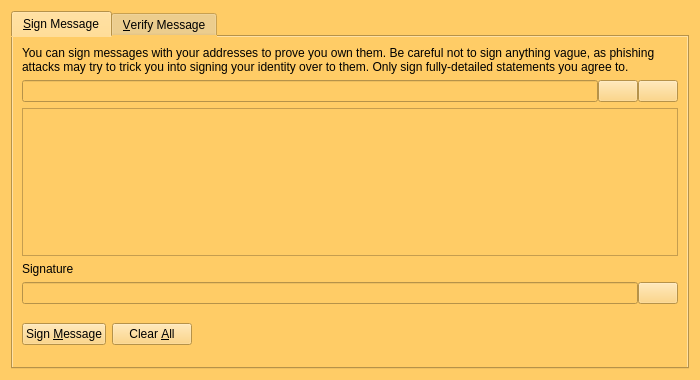
<?xml version="1.0" encoding="UTF-8"?>
<ui version="4.0">
 <class>SignVerifyMessageDialog</class>
 <widget class="QDialog" name="SignVerifyMessageDialog">
  <property name="geometry">
   <rect>
    <x>0</x>
    <y>0</y>
    <width>700</width>
    <height>380</height>
   </rect>
  </property>
  <property name="windowTitle">
   <string>Signatures - Sign / Verify a Message</string>
  </property>
  <property name="styleSheet">
   <string notr="true">background-color: rgb(255, 204, 102);
alternate-background-color: rgb(255, 204, 102);</string>
  </property>
  <property name="modal">
   <bool>true</bool>
  </property>
  <layout class="QVBoxLayout" name="verticalLayout">
   <item>
    <widget class="QTabWidget" name="tabWidget">
     <property name="currentIndex">
      <number>0</number>
     </property>
     <widget class="QWidget" name="tabSignMessage">
      <attribute name="title">
       <string>&amp;Sign Message</string>
      </attribute>
      <layout class="QVBoxLayout" name="verticalLayout_SM">
       <item>
        <widget class="QLabel" name="infoLabel_SM">
         <property name="text">
          <string>You can sign messages with your addresses to prove you own them. Be careful not to sign anything vague, as phishing attacks may try to trick you into signing your identity over to them. Only sign fully-detailed statements you agree to.</string>
         </property>
         <property name="textFormat">
          <enum>Qt::PlainText</enum>
         </property>
         <property name="wordWrap">
          <bool>true</bool>
         </property>
        </widget>
       </item>
       <item>
        <layout class="QHBoxLayout" name="horizontalLayout_1_SM">
         <property name="spacing">
          <number>0</number>
         </property>
         <item>
          <widget class="QValidatedLineEdit" name="addressIn_SM">
           <property name="toolTip">
            <string>The address to sign the message with (e.g. Ler4HNAEfwYhBmGXcFP2Po1NpRUEiK8km2)</string>
           </property>
           <property name="maxLength">
            <number>34</number>
           </property>
          </widget>
         </item>
         <item>
          <widget class="QPushButton" name="addressBookButton_SM">
           <property name="toolTip">
            <string>Choose an address from the address book</string>
           </property>
           <property name="text">
            <string/>
           </property>
           <property name="icon">
            <iconset resource="../bitcoin.qrc">
             <normaloff>:/icons/address-book</normaloff>:/icons/address-book</iconset>
           </property>
           <property name="shortcut">
            <string>Alt+A</string>
           </property>
           <property name="autoDefault">
            <bool>false</bool>
           </property>
          </widget>
         </item>
         <item>
          <widget class="QPushButton" name="pasteButton_SM">
           <property name="toolTip">
            <string>Paste address from clipboard</string>
           </property>
           <property name="text">
            <string/>
           </property>
           <property name="icon">
            <iconset resource="../bitcoin.qrc">
             <normaloff>:/icons/editpaste</normaloff>:/icons/editpaste</iconset>
           </property>
           <property name="shortcut">
            <string>Alt+P</string>
           </property>
           <property name="autoDefault">
            <bool>false</bool>
           </property>
          </widget>
         </item>
        </layout>
       </item>
       <item>
        <widget class="QPlainTextEdit" name="messageIn_SM">
         <property name="toolTip">
          <string>Enter the message you want to sign here</string>
         </property>
        </widget>
       </item>
       <item>
        <widget class="QLabel" name="signatureLabel_SM">
         <property name="text">
          <string>Signature</string>
         </property>
         <property name="textFormat">
          <enum>Qt::PlainText</enum>
         </property>
        </widget>
       </item>
       <item>
        <layout class="QHBoxLayout" name="horizontalLayout_2_SM">
         <property name="spacing">
          <number>0</number>
         </property>
         <item>
          <widget class="QLineEdit" name="signatureOut_SM">
           <property name="font">
            <font>
             <italic>true</italic>
            </font>
           </property>
           <property name="readOnly">
            <bool>true</bool>
           </property>
          </widget>
         </item>
         <item>
          <widget class="QPushButton" name="copySignatureButton_SM">
           <property name="toolTip">
            <string>Copy the current signature to the system clipboard</string>
           </property>
           <property name="text">
            <string/>
           </property>
           <property name="icon">
            <iconset resource="../bitcoin.qrc">
             <normaloff>:/icons/editcopy</normaloff>:/icons/editcopy</iconset>
           </property>
           <property name="autoDefault">
            <bool>false</bool>
           </property>
          </widget>
         </item>
        </layout>
       </item>
       <item>
        <layout class="QHBoxLayout" name="horizontalLayout_3_SM">
         <item>
          <widget class="QPushButton" name="signMessageButton_SM">
           <property name="toolTip">
            <string>Sign the message to prove you own this Caishen address</string>
           </property>
           <property name="text">
            <string>Sign &amp;Message</string>
           </property>
           <property name="icon">
            <iconset resource="../bitcoin.qrc">
             <normaloff>:/icons/edit</normaloff>:/icons/edit</iconset>
           </property>
           <property name="autoDefault">
            <bool>false</bool>
           </property>
          </widget>
         </item>
         <item>
          <widget class="QPushButton" name="clearButton_SM">
           <property name="toolTip">
            <string>Reset all sign message fields</string>
           </property>
           <property name="text">
            <string>Clear &amp;All</string>
           </property>
           <property name="icon">
            <iconset resource="../bitcoin.qrc">
             <normaloff>:/icons/remove</normaloff>:/icons/remove</iconset>
           </property>
           <property name="autoDefault">
            <bool>false</bool>
           </property>
          </widget>
         </item>
         <item>
          <spacer name="horizontalSpacer_1_SM">
           <property name="orientation">
            <enum>Qt::Horizontal</enum>
           </property>
           <property name="sizeHint" stdset="0">
            <size>
             <width>40</width>
             <height>48</height>
            </size>
           </property>
          </spacer>
         </item>
         <item>
          <widget class="QLabel" name="statusLabel_SM">
           <property name="font">
            <font>
             <weight>75</weight>
             <bold>true</bold>
            </font>
           </property>
           <property name="text">
            <string/>
           </property>
           <property name="wordWrap">
            <bool>true</bool>
           </property>
          </widget>
         </item>
         <item>
          <spacer name="horizontalSpacer_2_SM">
           <property name="orientation">
            <enum>Qt::Horizontal</enum>
           </property>
           <property name="sizeHint" stdset="0">
            <size>
             <width>40</width>
             <height>48</height>
            </size>
           </property>
          </spacer>
         </item>
        </layout>
       </item>
      </layout>
     </widget>
     <widget class="QWidget" name="tabVerifyMessage">
      <attribute name="title">
       <string>&amp;Verify Message</string>
      </attribute>
      <layout class="QVBoxLayout" name="verticalLayout_VM">
       <item>
        <widget class="QLabel" name="infoLabel_VM">
         <property name="text">
          <string>Enter the signing address, message (ensure you copy line breaks, spaces, tabs, etc. exactly) and signature below to verify the message. Be careful not to read more into the signature than what is in the signed message itself, to avoid being tricked by a man-in-the-middle attack.</string>
         </property>
         <property name="textFormat">
          <enum>Qt::PlainText</enum>
         </property>
         <property name="alignment">
          <set>Qt::AlignLeading|Qt::AlignLeft|Qt::AlignTop</set>
         </property>
         <property name="wordWrap">
          <bool>true</bool>
         </property>
        </widget>
       </item>
       <item>
        <layout class="QHBoxLayout" name="horizontalLayout_1_VM">
         <property name="spacing">
          <number>0</number>
         </property>
         <item>
          <widget class="QValidatedLineEdit" name="addressIn_VM">
           <property name="toolTip">
            <string>The address the message was signed with (e.g. Ler4HNAEfwYhBmGXcFP2Po1NpRUEiK8km2)</string>
           </property>
           <property name="maxLength">
            <number>34</number>
           </property>
          </widget>
         </item>
         <item>
          <widget class="QPushButton" name="addressBookButton_VM">
           <property name="toolTip">
            <string>Choose an address from the address book</string>
           </property>
           <property name="text">
            <string/>
           </property>
           <property name="icon">
            <iconset resource="../bitcoin.qrc">
             <normaloff>:/icons/address-book</normaloff>:/icons/address-book</iconset>
           </property>
           <property name="shortcut">
            <string>Alt+A</string>
           </property>
           <property name="autoDefault">
            <bool>false</bool>
           </property>
          </widget>
         </item>
        </layout>
       </item>
       <item>
        <widget class="QPlainTextEdit" name="messageIn_VM"/>
       </item>
       <item>
        <widget class="QValidatedLineEdit" name="signatureIn_VM"/>
       </item>
       <item>
        <layout class="QHBoxLayout" name="horizontalLayout_2_VM">
         <item>
          <widget class="QPushButton" name="verifyMessageButton_VM">
           <property name="toolTip">
            <string>Verify the message to ensure it was signed with the specified Caishen address</string>
           </property>
           <property name="text">
            <string>Verify &amp;Message</string>
           </property>
           <property name="icon">
            <iconset resource="../bitcoin.qrc">
             <normaloff>:/icons/transaction_0</normaloff>:/icons/transaction_0</iconset>
           </property>
           <property name="autoDefault">
            <bool>false</bool>
           </property>
          </widget>
         </item>
         <item>
          <widget class="QPushButton" name="clearButton_VM">
           <property name="toolTip">
            <string>Reset all verify message fields</string>
           </property>
           <property name="text">
            <string>Clear &amp;All</string>
           </property>
           <property name="icon">
            <iconset resource="../bitcoin.qrc">
             <normaloff>:/icons/remove</normaloff>:/icons/remove</iconset>
           </property>
           <property name="autoDefault">
            <bool>false</bool>
           </property>
          </widget>
         </item>
         <item>
          <spacer name="horizontalSpacer_1_VM">
           <property name="orientation">
            <enum>Qt::Horizontal</enum>
           </property>
           <property name="sizeHint" stdset="0">
            <size>
             <width>40</width>
             <height>48</height>
            </size>
           </property>
          </spacer>
         </item>
         <item>
          <widget class="QLabel" name="statusLabel_VM">
           <property name="font">
            <font>
             <weight>75</weight>
             <bold>true</bold>
            </font>
           </property>
           <property name="text">
            <string/>
           </property>
           <property name="wordWrap">
            <bool>true</bool>
           </property>
          </widget>
         </item>
         <item>
          <spacer name="horizontalSpacer_2_VM">
           <property name="orientation">
            <enum>Qt::Horizontal</enum>
           </property>
           <property name="sizeHint" stdset="0">
            <size>
             <width>40</width>
             <height>48</height>
            </size>
           </property>
          </spacer>
         </item>
        </layout>
       </item>
      </layout>
     </widget>
    </widget>
   </item>
  </layout>
 </widget>
 <customwidgets>
  <customwidget>
   <class>QValidatedLineEdit</class>
   <extends>QLineEdit</extends>
   <header>qvalidatedlineedit.h</header>
  </customwidget>
 </customwidgets>
 <resources>
  <include location="../bitcoin.qrc"/>
 </resources>
 <connections/>
</ui>
